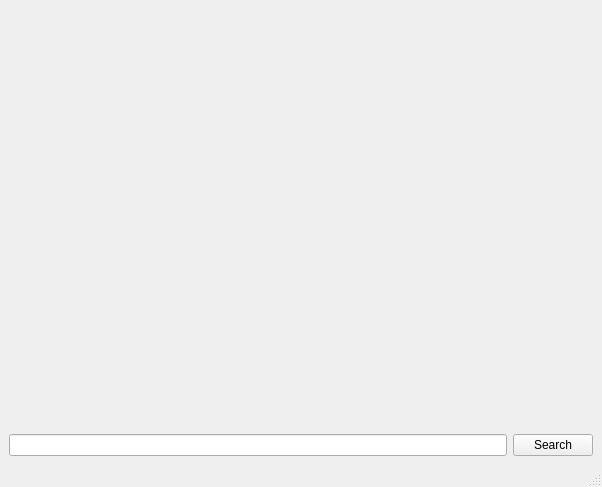
<?xml version="1.0" encoding="UTF-8"?>
<ui version="4.0">
 <class>MainWindow</class>
 <widget class="QMainWindow" name="MainWindow">
  <property name="geometry">
   <rect>
    <x>0</x>
    <y>0</y>
    <width>602</width>
    <height>487</height>
   </rect>
  </property>
  <property name="windowTitle">
   <string>MainWindow</string>
  </property>
  <widget class="QWidget" name="centralwidget">
   <layout class="QGridLayout" name="gridLayout_2">
    <item row="0" column="1">
     <layout class="QGridLayout" name="gridLayout">
      <item row="1" column="0">
       <widget class="QLineEdit" name="place">
        <property name="minimumSize">
         <size>
          <width>0</width>
          <height>21</height>
         </size>
        </property>
       </widget>
      </item>
      <item row="1" column="1">
       <widget class="QPushButton" name="search">
        <property name="text">
         <string>Search</string>
        </property>
       </widget>
      </item>
      <item row="0" column="0" colspan="2">
       <widget class="QLabel" name="img">
        <property name="text">
         <string/>
        </property>
       </widget>
      </item>
     </layout>
    </item>
   </layout>
  </widget>
  <widget class="QMenuBar" name="menubar">
   <property name="geometry">
    <rect>
     <x>0</x>
     <y>0</y>
     <width>602</width>
     <height>21</height>
    </rect>
   </property>
  </widget>
  <widget class="QStatusBar" name="statusbar"/>
 </widget>
 <resources/>
 <connections/>
</ui>
